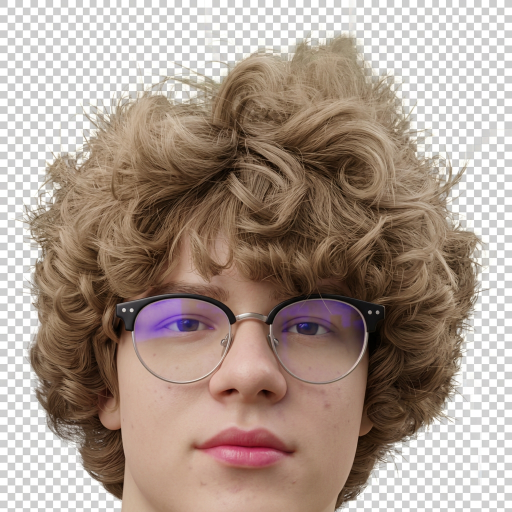
#> input picture source_art/face_zahar_ai.png, 1024 x 1024 px (shown at 1/2 size); its folder holds 4 pictures in this run
$ python make_textures.py
#> lines starting #> are read from the running program, lines starting #| are printed output that depends on the picture; after the words box and inside, x2 and y2 are one past the last pixel; in counts of white or black regions, pixels touching at a corner belong together
#!/usr/bin/env python3
"""Build all PNG textures and launcher icons for the game.

The four ``source_art/*_ai.png`` files are stylized cutouts made from the two
photos supplied by the user.  They contain a baked gray/white checkerboard
instead of a real alpha channel; this script keys that pattern out and then
produces the game-ready transparent sprites.  All other textures are generated
procedurally (deterministically) with Pillow/NumPy.

Run with the project's virtualenv:

    .buildvenv/bin/python tools/make_textures.py
"""

from __future__ import annotations

import math
import random
from pathlib import Path

import cv2
import numpy as np
from PIL import Image, ImageDraw, ImageFilter, ImageFont, ImageOps

ROOT = Path(__file__).resolve().parents[1]
SOURCE_ART = ROOT / "source_art"
TEX = ROOT / "app" / "textures"
RES = ROOT / "android" / "res"
FONT_BOLD = "/usr/share/fonts/truetype/dejavu/DejaVuSans-Bold.ttf"
FONT_REG = "/usr/share/fonts/truetype/dejavu/DejaVuSans.ttf"
RNG = random.Random(20261107)
NP_RNG = np.random.default_rng(20261107)


def ensure_dirs() -> None:
    TEX.mkdir(parents=True, exist_ok=True)
    for density in ("mdpi", "hdpi", "xhdpi", "xxhdpi", "xxxhdpi"):
        (RES / f"mipmap-{density}").mkdir(parents=True, exist_ok=True)


def font(size: int, bold: bool = True) -> ImageFont.FreeTypeFont:
    return ImageFont.truetype(FONT_BOLD if bold else FONT_REG, size)


def centered_text(draw: ImageDraw.ImageDraw, box, text: str, fnt, fill, spacing=4):
    """Draw possibly multiline text centered in box=(x0,y0,x1,y1)."""
    x0, y0, x1, y1 = box
    lines = text.split("\n")
    sizes = [draw.textbbox((0, 0), line, font=fnt) for line in lines]
    heights = [b[3] - b[1] for b in sizes]
    total = sum(heights) + spacing * (len(lines) - 1)
    y = y0 + ((y1 - y0) - total) / 2
    for line, b, h in zip(lines, sizes, heights):
        w = b[2] - b[0]
        draw.text((x0 + ((x1 - x0) - w) / 2, y - b[1]), line, font=fnt, fill=fill)
        y += h + spacing


def key_checkerboard(path: Path) -> Image.Image:
    """Turn the baked checkerboard of an AI cutout into a real alpha channel."""
    rgb = np.array(Image.open(path).convert("RGB"))
#> rgb is the input picture: shape (1024, 1024, 3); mean R, G, B 169.4, 151.8, 140.2
    hsv = cv2.cvtColor(rgb, cv2.COLOR_RGB2HSV)
#> hsv: shape (1024, 1024, 3); mean H, S, V 28.1, 64.4, 169.7
    sat, val = hsv[:, :, 1], hsv[:, :, 2]
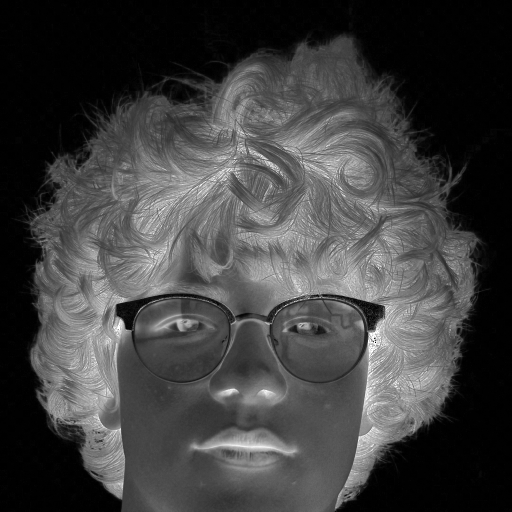
#> sat: shape (1024, 1024) (shown at 1/2 size); min 0, max 255, mean 64.4
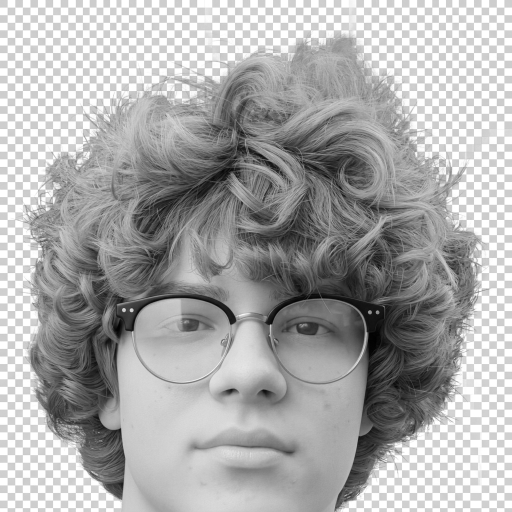
#> val: shape (1024, 1024) (shown at 1/2 size); min 0, max 255, mean 169.7
    bg = ((sat < 30) & (val > 145)).astype(np.uint8) * 255
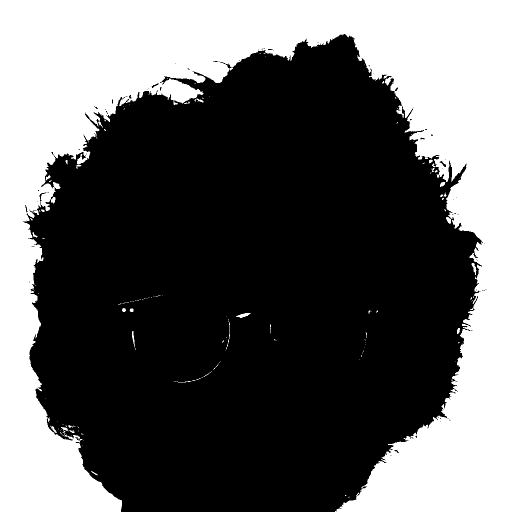
#> bg: shape (1024, 1024) (shown at 1/2 size); 37.6% white; 145 white regions (113 under 20 px), largest, box (x1, y1, x2, y2) and area: (0, 0, 1024, 1024) 392373, (472, 626, 502, 636) 148, (943, 526, 953, 550) 109
    bg = cv2.morphologyEx(bg, cv2.MORPH_OPEN, np.ones((2, 2), np.uint8))
#> bg: shape (1024, 1024); 37.6% white; 82 white regions (55 under 20 px), largest, box (x1, y1, x2, y2) and area: (0, 0, 1024, 1024) 392424, (474, 627, 501, 637) 145, (944, 527, 954, 551) 108

    # Only remove checkerboard regions connected to an image border.  This
    # keeps light skin/eye highlights and the white shirt logo intact.
    count, labels, stats, _ = cv2.connectedComponentsWithStats(bg, 8)
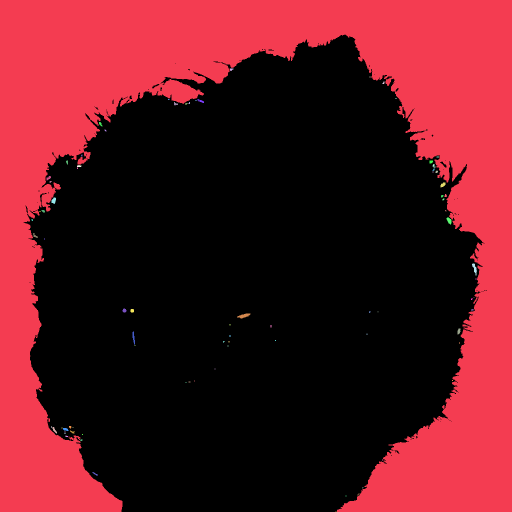
#> labels: shape (1024, 1024) int32 (shown at 1/2 size); 83 distinct labels, from 0 to 82; one colour per label, 0 black
#> count = 83; stats = 83 rows, first 6: [47, 69, 927, 955, 654469], [0, 0, 1024, 1024, 392424], [460, 137, 7, 5, 25], [739, 153, 2, 2, 4], [765, 163, 4, 5, 14], [791, 196, 2, 2, 4]
    keep = np.zeros_like(bg)
    h, w = bg.shape
    for i in range(1, count):
        x, y, bw, bh, area = stats[i]
        if area > 20 and (x == 0 or y == 0 or x + bw == w or y + bh == h):
            keep[labels == i] = 255
#> this loop made 82 passes
#> (x, y, bw, bh, area) on passes 1, 2, 7, 9, 12, 16, 17, 18: (0, 0, 1024, 1024, 392424), (460, 137, 7, 5, 25), (395, 198, 13, 8, 47), (348, 204, 8, 7, 34), (198, 244, 7, 9, 34), (132, 321, 4, 8, 25), (859, 321, 7, 6, 37), (865, 328, 6, 7, 23)
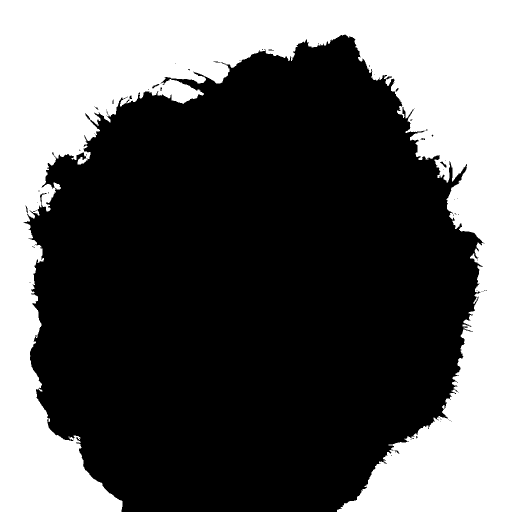
#> keep: shape (1024, 1024) (shown at 1/2 size); 37.4% white; 1 white region, box (x1, y1, x2, y2) and area: (0, 0, 1024, 1024) 392424
    alpha = cv2.GaussianBlur(255 - keep, (3, 3), 0.6)
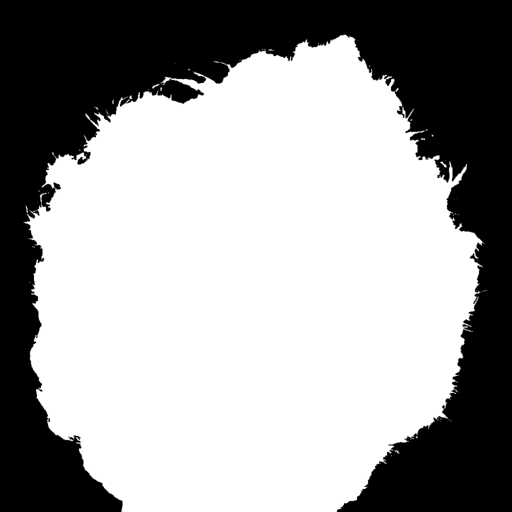
#> alpha: shape (1024, 1024) (shown at 1/2 size); min 0, max 255, mean 159.6
    return Image.fromarray(np.dstack([rgb, alpha]), "RGBA")
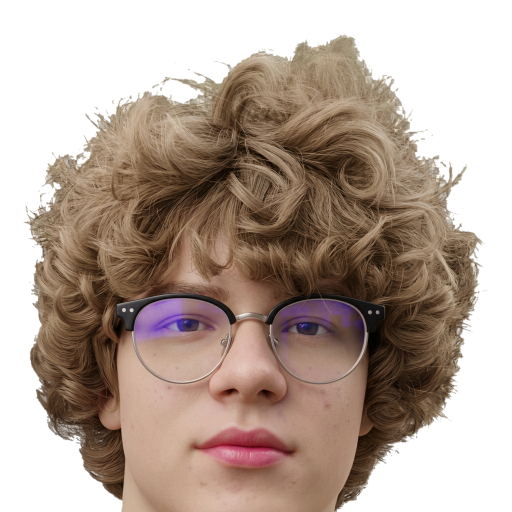
#> returned value: PIL image 1024x1024 RGBA (shown at 1/2 size); mean R, G, B, A 169.4, 151.8, 140.2, 159.6; transparent parts drawn white


def trim_alpha(im: Image.Image, pad: int = 12) -> Image.Image:
#> called with pad = 10
    bbox = im.getchannel("A").getbbox()
#> bbox = (46, 68, 975, 1024)
#> (the rest of the program and of its run is left out)
